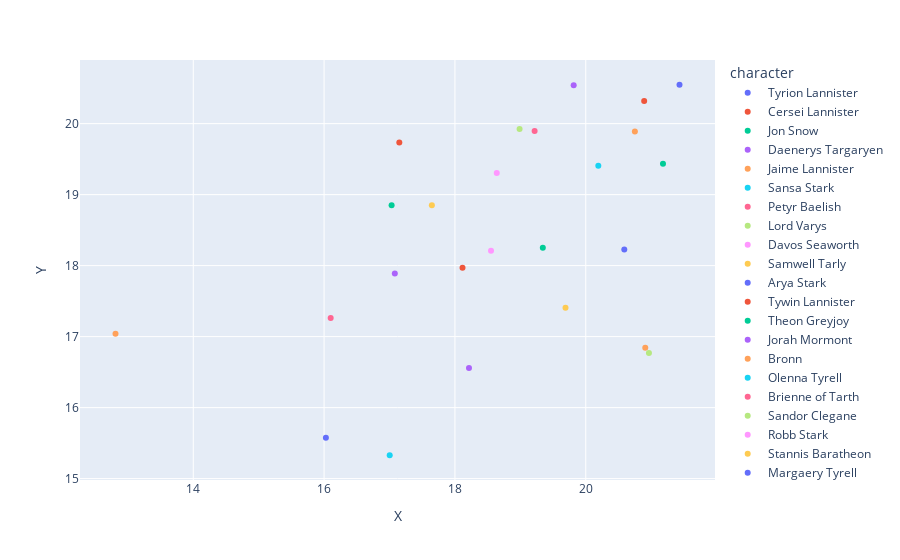

Notebook source saved alongside this figure:
### Code cell
fig.show()

### Figure 1 — Plotly figure (JSON) as saved in the notebook; plotly's stock layout.template omitted (floating-point values rounded to 4 significant figures)
{"data": [{"hovertemplate": "character=Tyrion Lannister<br>X=%{x}<br>Y=%{y}<extra></extra>", "legendgroup": "Tyrion Lannister", "marker": {"color": "#636efa", "symbol": "circle"}, "mode": "markers", "name": "Tyrion Lannister", "orientation": "v", "showlegend": true, "type": "scatter", "x": [21.43], "xaxis": "x", "y": [20.55], "yaxis": "y"}, {"hovertemplate": "character=Cersei Lannister<br>X=%{x}<br>Y=%{y}<extra></extra>", "legendgroup": "Cersei Lannister", "marker": {"color": "#EF553B", "symbol": "circle"}, "mode": "markers", "name": "Cersei Lannister", "orientation": "v", "showlegend": true, "type": "scatter", "x": [20.89], "xaxis": "x", "y": [20.32], "yaxis": "y"}, {"hovertemplate": "character=Jon Snow<br>X=%{x}<br>Y=%{y}<extra></extra>", "legendgroup": "Jon Snow", "marker": {"color": "#00cc96", "symbol": "circle"}, "mode": "markers", "name": "Jon Snow", "orientation": "v", "showlegend": true, "type": "scatter", "x": [21.18], "xaxis": "x", "y": [19.43], "yaxis": "y"}, {"hovertemplate": "character=Daenerys Targaryen<br>X=%{x}<br>Y=%{y}<extra></extra>", "legendgroup": "Daenerys Targaryen", "marker": {"color": "#ab63fa", "symbol": "circle"}, "mode": "markers", "name": "Daenerys Targaryen", "orientation": "v", "showlegend": true, "type": "scatter", "x": [19.82], "xaxis": "x", "y": [20.54], "yaxis": "y"}, {"hovertemplate": "character=Jaime Lannister<br>X=%{x}<br>Y=%{y}<extra></extra>", "legendgroup": "Jaime Lannister", "marker": {"color": "#FFA15A", "symbol": "circle"}, "mode": "markers", "name": "Jaime Lannister", "orientation": "v", "showlegend": true, "type": "scatter", "x": [20.75], "xaxis": "x", "y": [19.89], "yaxis": "y"}, {"hovertemplate": "character=Sansa Stark<br>X=%{x}<br>Y=%{y}<extra></extra>", "legendgroup": "Sansa Stark", "marker": {"color": "#19d3f3", "symbol": "circle"}, "mode": "markers", "name": "Sansa Stark", "orientation": "v", "showlegend": true, "type": "scatter", "x": [20.19], "xaxis": "x", "y": [19.41], "yaxis": "y"}, {"hovertemplate": "character=Petyr Baelish<br>X=%{x}<br>Y=%{y}<extra></extra>", "legendgroup": "Petyr Baelish", "marker": {"color": "#FF6692", "symbol": "circle"}, "mode": "markers", "name": "Petyr Baelish", "orientation": "v", "showlegend": true, "type": "scatter", "x": [19.22], "xaxis": "x", "y": [19.89], "yaxis": "y"}, {"hovertemplate": "character=Lord Varys<br>X=%{x}<br>Y=%{y}<extra></extra>", "legendgroup": "Lord Varys", "marker": {"color": "#B6E880", "symbol": "circle"}, "mode": "markers", "name": "Lord Varys", "orientation": "v", "showlegend": true, "type": "scatter", "x": [18.99], "xaxis": "x", "y": [19.92], "yaxis": "y"}, {"hovertemplate": "character=Davos Seaworth<br>X=%{x}<br>Y=%{y}<extra></extra>", "legendgroup": "Davos Seaworth", "marker": {"color": "#FF97FF", "symbol": "circle"}, "mode": "markers", "name": "Davos Seaworth", "orientation": "v", "showlegend": true, "type": "scatter", "x": [18.64], "xaxis": "x", "y": [19.31], "yaxis": "y"}, {"hovertemplate": "character=Samwell Tarly<br>X=%{x}<br>Y=%{y}<extra></extra>", "legendgroup": "Samwell Tarly", "marker": {"color": "#FECB52", "symbol": "circle"}, "mode": "markers", "name": "Samwell Tarly", "orientation": "v", "showlegend": true, "type": "scatter", "x": [19.69], "xaxis": "x", "y": [17.41], "yaxis": "y"}, {"hovertemplate": "character=Arya Stark<br>X=%{x}<br>Y=%{y}<extra></extra>", "legendgroup": "Arya Stark", "marker": {"color": "#636efa", "symbol": "circle"}, "mode": "markers", "name": "Arya Stark", "orientation": "v", "showlegend": true, "type": "scatter", "x": [20.59], "xaxis": "x", "y": [18.23], "yaxis": "y"}, {"hovertemplate": "character=Tywin Lannister<br>X=%{x}<br>Y=%{y}<extra></extra>", "legendgroup": "Tywin Lannister", "marker": {"color": "#EF553B", "symbol": "circle"}, "mode": "markers", "name": "Tywin Lannister", "orientation": "v", "showlegend": true, "type": "scatter", "x": [17.15], "xaxis": "x", "y": [19.73], "yaxis": "y"}, {"hovertemplate": "character=Theon Greyjoy<br>X=%{x}<br>Y=%{y}<extra></extra>", "legendgroup": "Theon Greyjoy", "marker": {"color": "#00cc96", "symbol": "circle"}, "mode": "markers", "name": "Theon Greyjoy", "orientation": "v", "showlegend": true, "type": "scatter", "x": [19.34], "xaxis": "x", "y": [18.25], "yaxis": "y"}, {"hovertemplate": "character=Jorah Mormont<br>X=%{x}<br>Y=%{y}<extra></extra>", "legendgroup": "Jorah Mormont", "marker": {"color": "#ab63fa", "symbol": "circle"}, "mode": "markers", "name": "Jorah Mormont", "orientation": "v", "showlegend": true, "type": "scatter", "x": [17.08], "xaxis": "x", "y": [17.89], "yaxis": "y"}, {"hovertemplate": "character=Bronn<br>X=%{x}<br>Y=%{y}<extra></extra>", "legendgroup": "Bronn", "marker": {"color": "#FFA15A", "symbol": "circle"}, "mode": "markers", "name": "Bronn", "orientation": "v", "showlegend": true, "type": "scatter", "x": [20.91], "xaxis": "x", "y": [16.84], "yaxis": "y"}, {"hovertemplate": "character=Olenna Tyrell<br>X=%{x}<br>Y=%{y}<extra></extra>", "legendgroup": "Olenna Tyrell", "marker": {"color": "#19d3f3", "symbol": "circle"}, "mode": "markers", "name": "Olenna Tyrell", "orientation": "v", "showlegend": true, "type": "scatter", "x": [17.0], "xaxis": "x", "y": [15.33], "yaxis": "y"}, {"hovertemplate": "character=Brienne of Tarth<br>X=%{x}<br>Y=%{y}<extra></extra>", "legendgroup": "Brienne of Tarth", "marker": {"color": "#FF6692", "symbol": "circle"}, "mode": "markers", "name": "Brienne of Tarth", "orientation": "v", "showlegend": true, "type": "scatter", "x": [16.1], "xaxis": "x", "y": [17.26], "yaxis": "y"}, {"hovertemplate": "character=Sandor Clegane<br>X=%{x}<br>Y=%{y}<extra></extra>", "legendgroup": "Sandor Clegane", "marker": {"color": "#B6E880", "symbol": "circle"}, "mode": "markers", "name": "Sandor Clegane", "orientation": "v", "showlegend": true, "type": "scatter", "x": [20.97], "xaxis": "x", "y": [16.77], "yaxis": "y"}, {"hovertemplate": "character=Robb Stark<br>X=%{x}<br>Y=%{y}<extra></extra>", "legendgroup": "Robb Stark", "marker": {"color": "#FF97FF", "symbol": "circle"}, "mode": "markers", "name": "Robb Stark", "orientation": "v", "showlegend": true, "type": "scatter", "x": [18.55], "xaxis": "x", "y": [18.21], "yaxis": "y"}, {"hovertemplate": "character=Stannis Baratheon<br>X=%{x}<br>Y=%{y}<extra></extra>", "legendgroup": "Stannis Baratheon", "marker": {"color": "#FECB52", "symbol": "circle"}, "mode": "markers", "name": "Stannis Baratheon", "orientation": "v", "showlegend": true, "type": "scatter", "x": [17.65], "xaxis": "x", "y": [18.85], "yaxis": "y"}, {"hovertemplate": "character=Margaery Tyrell<br>X=%{x}<br>Y=%{y}<extra></extra>", "legendgroup": "Margaery Tyrell", "marker": {"color": "#636efa", "symbol": "circle"}, "mode": "markers", "name": "Margaery Tyrell", "orientation": "v", "showlegend": true, "type": "scatter", "x": [16.03], "xaxis": "x", "y": [15.57], "yaxis": "y"}, {"hovertemplate": "character=Catelyn Stark<br>X=%{x}<br>Y=%{y}<extra></extra>", "legendgroup": "Catelyn Stark", "marker": {"color": "#EF553B", "symbol": "circle"}, "mode": "markers", "name": "Catelyn Stark", "orientation": "v", "showlegend": true, "type": "scatter", "x": [18.12], "xaxis": "x", "y": [17.97], "yaxis": "y"}, {"hovertemplate": "character=Eddard Stark<br>X=%{x}<br>Y=%{y}<extra></extra>", "legendgroup": "Eddard Stark", "marker": {"color": "#00cc96", "symbol": "circle"}, "mode": "markers", "name": "Eddard Stark", "orientation": "v", "showlegend": true, "type": "scatter", "x": [17.03], "xaxis": "x", "y": [18.85], "yaxis": "y"}, {"hovertemplate": "character=Ramsay Snow<br>X=%{x}<br>Y=%{y}<extra></extra>", "legendgroup": "Ramsay Snow", "marker": {"color": "#ab63fa", "symbol": "circle"}, "mode": "markers", "name": "Ramsay Snow", "orientation": "v", "showlegend": true, "type": "scatter", "x": [18.21], "xaxis": "x", "y": [16.56], "yaxis": "y"}, {"hovertemplate": "character=Melisandre<br>X=%{x}<br>Y=%{y}<extra></extra>", "legendgroup": "Melisandre", "marker": {"color": "#FFA15A", "symbol": "circle"}, "mode": "markers", "name": "Melisandre", "orientation": "v", "showlegend": true, "type": "scatter", "x": [12.81], "xaxis": "x", "y": [17.04], "yaxis": "y"}], "layout": {"legend": {"title": {"text": "character"}, "tracegroupgap": 0}, "margin": {"t": 60}, "xaxis": {"anchor": "y", "domain": [0, 1], "title": {"text": "X"}}, "yaxis": {"anchor": "x", "domain": [0, 1], "title": {"text": "Y"}}}}
